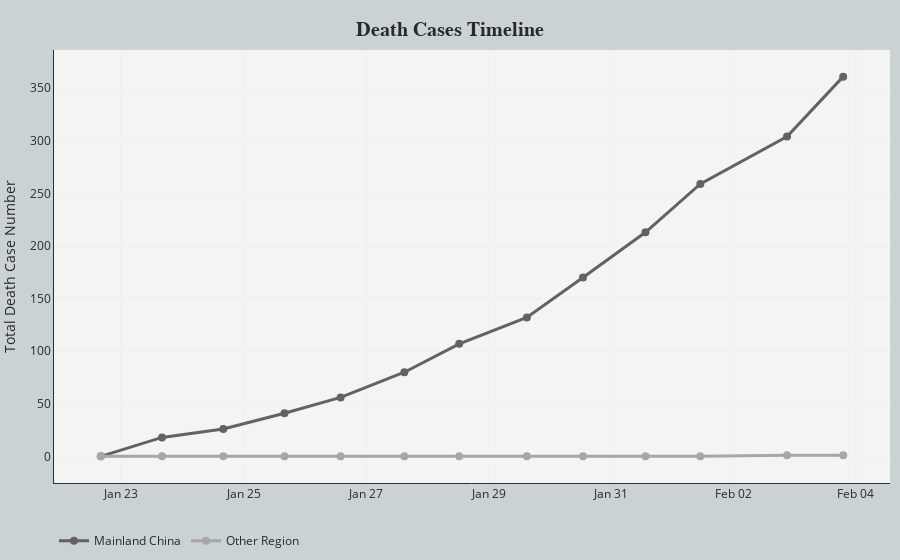

The cell this chart's notebook holds for it:
### Code cell
# Line plot for deaths cases
# Set up tick scale based on confirmed case number
tickList = list(np.arange(0, df_deaths['Mainland China'].max()+100, 50))

# Create empty figure canvas
fig_deaths = go.Figure()
# Add trace to the figure
fig_deaths.add_trace(go.Scatter(x=df_deaths['Date'], y=df_deaths['Mainland China'],
                         mode='lines+markers',
                         name='Mainland China',
                         line=dict(color='#626262', width=3),
                         marker=dict(size=8),
                         text=[datetime.strftime(d, '%b %d %Y AEDT') for d in df_deaths['Date']],
                         hovertemplate='<b>%{text}</b><br></br>'+
                                       'Mainland China death<br>'+
                                       '%{y} cases<br>'+
                                       '<extra></extra>'))
fig_deaths.add_trace(go.Scatter(x=df_deaths['Date'], y=df_deaths['Other locations'],
                         mode='lines+markers',
                         name='Other Region',
                         line=dict(color='#a7a7a7', width=3),
                         marker=dict(size=8),
                         text=[datetime.strftime(d, '%b %d %Y AEDT') for d in df_deaths['Date']],
                         hovertemplate='<b>%{text}</b><br></br>'+
                                       'Other region death<br>'+
                                       '%{y} cases<br>'+
                                       '<extra></extra>'))
# Customise layout
fig_deaths.update_layout(
    title=dict(
        text="<b>Death Cases Timeline<b>",
        y=0.96, x=0.5, xanchor='center', yanchor='top',
        font=dict(size=20, color="#292929", family="Playfair Display")
    ),
    margin=go.layout.Margin(
        l=5,
        r=10,
        b=10,
        t=50,
        pad=0
    ),
    yaxis=dict(
        showline=True, linecolor='#272e3e',
        zeroline=False,
        gridcolor='#cbd2d3',
        gridwidth = .1,
        tickmode='array',
        # Set tick range based on the maximum number
        tickvals=tickList,
        # Set tick label accordingly
        ticktext=['{:.0f}'.format(i) for i in tickList]
    ),
    yaxis_title="Total Death Case Number",
    xaxis=dict(
        showline=True, linecolor='#272e3e',
        gridcolor='#cbd2d3',
        gridwidth = .1,
        zeroline=False
    ),
    xaxis_tickformat='%b %d',
    hovermode = 'x',
    legend_orientation="h",
    plot_bgcolor='#f4f4f2',
    paper_bgcolor='#cbd2d3',
    font=dict(color='#292929')
)

fig_deaths.show()

### Figure 1 — Plotly figure (JSON) as saved in the notebook; plotly's stock layout.template omitted (floating-point values rounded to 4 significant figures)
{"data": [{"hovertemplate": "<b>%{text}</b><br></br>Mainland China death<br>%{y} cases<br><extra></extra>", "line": {"color": "#626262", "width": 3}, "marker": {"size": 8}, "mode": "lines+markers", "name": "Mainland China", "text": ["Feb 03 2020 AEDT", "Feb 02 2020 AEDT", "Feb 01 2020 AEDT", "Jan 31 2020 AEDT", "Jan 30 2020 AEDT", "Jan 29 2020 AEDT", "Jan 28 2020 AEDT", "Jan 27 2020 AEDT", "Jan 26 2020 AEDT", "Jan 25 2020 AEDT", "Jan 24 2020 AEDT", "Jan 23 2020 AEDT", "Jan 22 2020 AEDT"], "type": "scatter", "x": ["2020-02-03T19:00:00", "2020-02-02T21:00:00", "2020-02-01T11:00:00", "2020-01-31T13:30:00", "2020-01-30T13:00:00", "2020-01-29T15:00:00", "2020-01-28T12:30:00", "2020-01-27T15:00:00", "2020-01-26T14:00:00", "2020-01-25T16:00:00", "2020-01-24T16:00:00", "2020-01-23T16:00:00", "2020-01-22T16:00:00"], "y": [361, 304, 259, 213, 170, 132, 107, 80, 56, 41, 26, 18, 0]}, {"hovertemplate": "<b>%{text}</b><br></br>Other region death<br>%{y} cases<br><extra></extra>", "line": {"color": "#a7a7a7", "width": 3}, "marker": {"size": 8}, "mode": "lines+markers", "name": "Other Region", "text": ["Feb 03 2020 AEDT", "Feb 02 2020 AEDT", "Feb 01 2020 AEDT", "Jan 31 2020 AEDT", "Jan 30 2020 AEDT", "Jan 29 2020 AEDT", "Jan 28 2020 AEDT", "Jan 27 2020 AEDT", "Jan 26 2020 AEDT", "Jan 25 2020 AEDT", "Jan 24 2020 AEDT", "Jan 23 2020 AEDT", "Jan 22 2020 AEDT"], "type": "scatter", "x": ["2020-02-03T19:00:00", "2020-02-02T21:00:00", "2020-02-01T11:00:00", "2020-01-31T13:30:00", "2020-01-30T13:00:00", "2020-01-29T15:00:00", "2020-01-28T12:30:00", "2020-01-27T15:00:00", "2020-01-26T14:00:00", "2020-01-25T16:00:00", "2020-01-24T16:00:00", "2020-01-23T16:00:00", "2020-01-22T16:00:00"], "y": [1, 1, 0, 0, 0, 0, 0, 0, 0, 0, 0, 0, 0]}], "layout": {"font": {"color": "#292929"}, "hovermode": "x", "legend": {"orientation": "h"}, "margin": {"b": 10, "l": 5, "pad": 0, "r": 10, "t": 50}, "paper_bgcolor": "#cbd2d3", "plot_bgcolor": "#f4f4f2", "title": {"font": {"color": "#292929", "family": "Playfair Display", "size": 20}, "text": "<b>Death Cases Timeline<b>", "x": 0.5, "xanchor": "center", "y": 0.96, "yanchor": "top"}, "xaxis": {"gridcolor": "#cbd2d3", "gridwidth": 0.1, "linecolor": "#272e3e", "showline": true, "tickformat": "%b %d", "zeroline": false}, "yaxis": {"gridcolor": "#cbd2d3", "gridwidth": 0.1, "linecolor": "#272e3e", "showline": true, "tickmode": "array", "ticktext": ["0", "50", "100", "150", "200", "250", "300", "350", "400", "450"], "tickvals": [0, 50, 100, 150, 200, 250, 300, 350, 400, 450], "title": {"text": "Total Death Case Number"}, "zeroline": false}}}
